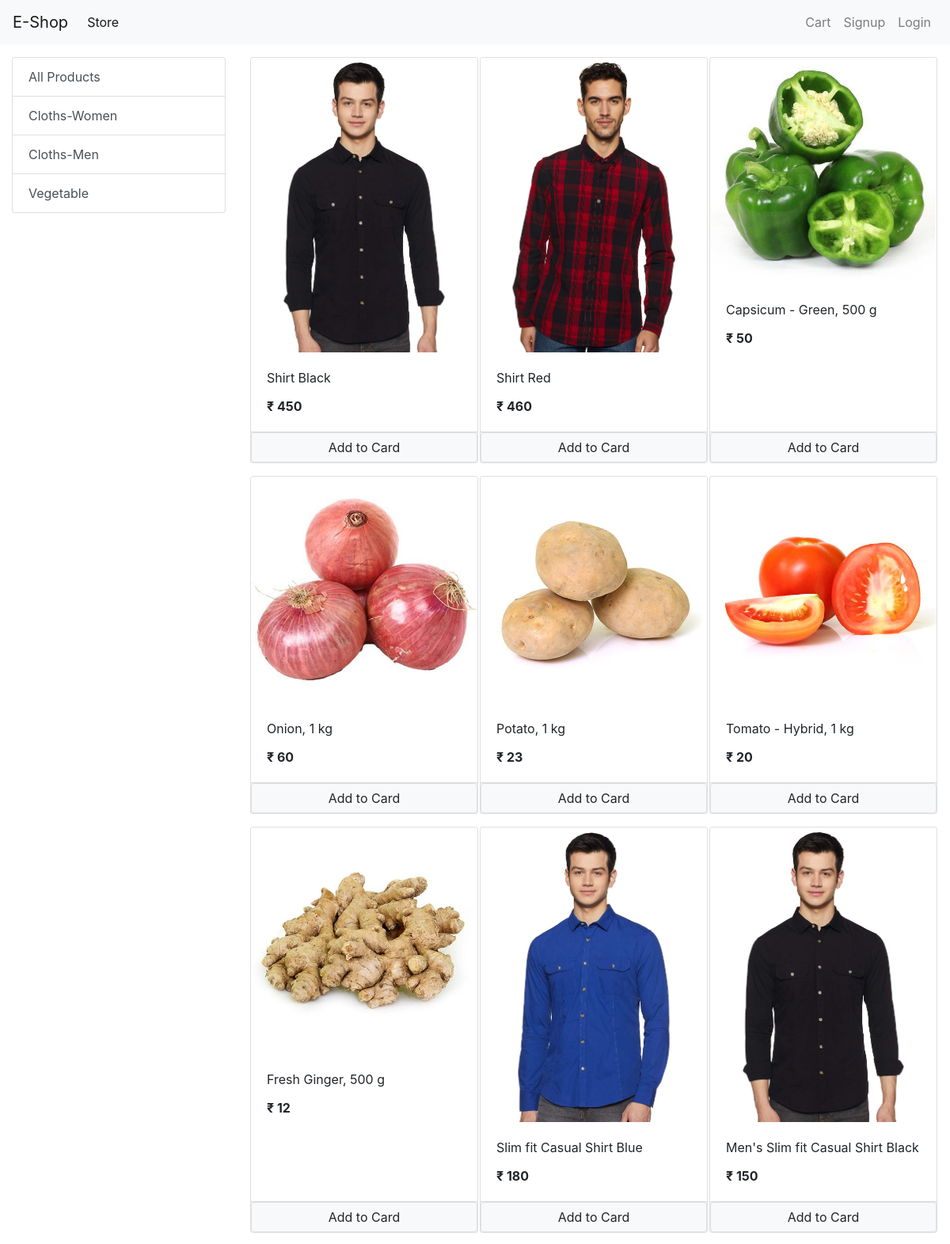
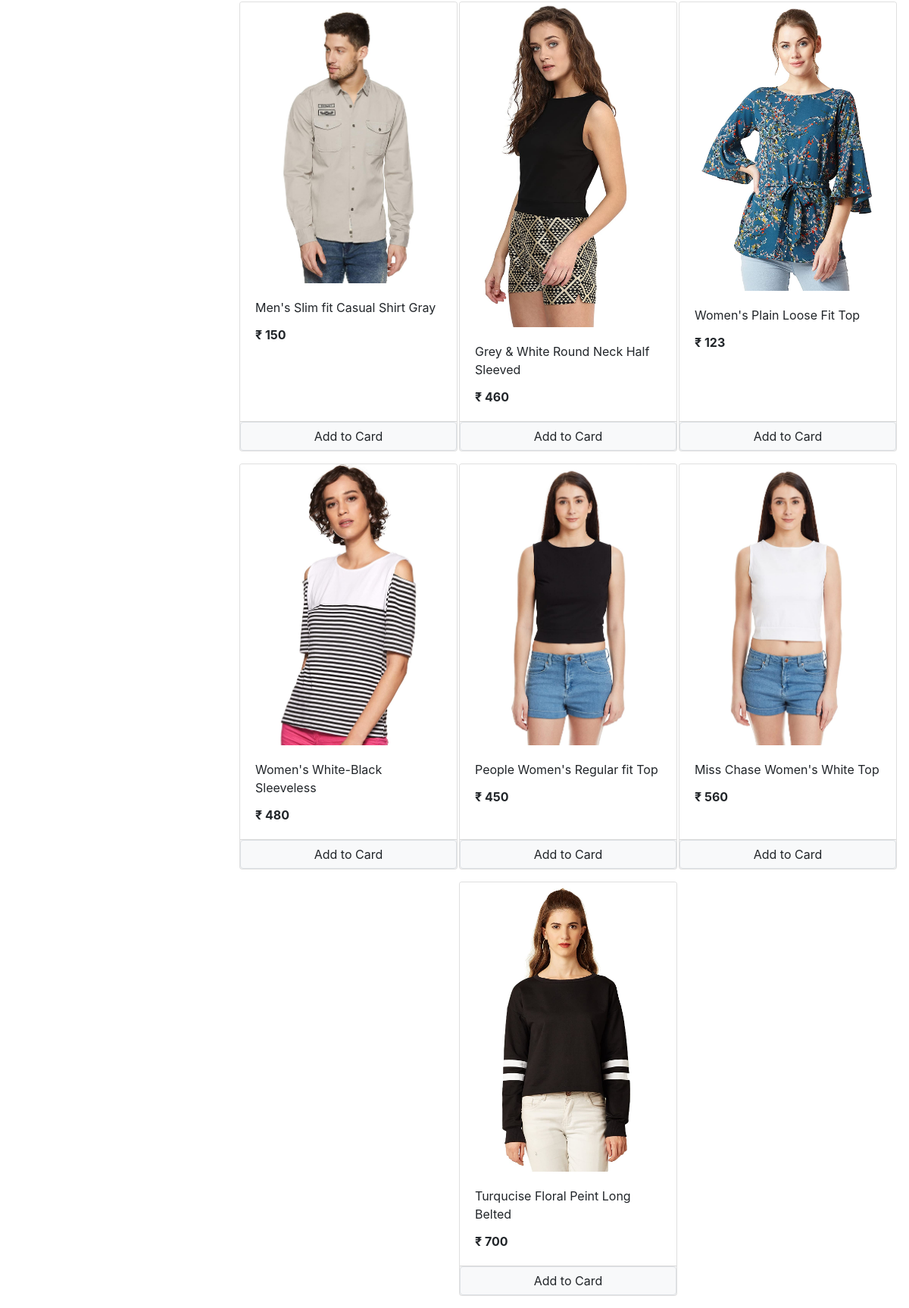
The page / on the database its author committed (2 pictures, top to bottom).
### store/models/category.py (models this page shows, shortened)
class Category(models.Model):
    name = models.CharField(max_length=20)
    @staticmethod
    def get_all_categories():
        return Category.objects.all()

### store/models/product.py (models this page shows, shortened)
class Product(models.Model):
    name = models.CharField(max_length=50)
    price = models.IntegerField(default=50)
    category = models.ForeignKey(Category, on_delete=models.CASCADE, default=1)
    description = models.CharField(max_length=200, default='', null=True, blank=True)
    image = models.ImageField(upload_to='uploads/products/')
    @staticmethod
    def get_all_products():
        return Product.objects.all()

### store/views/home.py (the view, shortened to what this page needs)
# urls.py: path('', Index.as_view(), name='homepage'),
class Index(View):
    def get(self, request):
        cart = request.session.get('cart')
        if not cart:
            request.session['cart'] = {}
        products = None
        categories = Category.get_all_categories()
        categoryID = request.GET.get('category')
        if categoryID:
            products = Product.get_all_products_by_categoryid(categoryID)
        else:
            products = Product.get_all_products()
        data = {}
        data['products'] = products
        data['categories'] = categories
        return render(request, 'index.html', data)

### store/templatetags/cart.py (called while the page is built)
@register.filter(name='is_in_cart')
def is_in_cart(product, cart):
    keys = cart.keys()
    for id in keys:
        if int(id) == product.id:
            return True
    return False

### store/templatetags/custom_filter.py (called while the page is built)
@register.filter(name='currency')
def currency(number):
    return "₹ "+str(number)

### store/templates/index.html (shortened to what this page needs)
{% extends 'base.html' %}
{% block content %}
{% load cart %}
{% load custom_filter %}
<div class="container-fluid mt-3">
  <div class="row">
    <div class="col-lg-3 max-auto">
      <div class="list-group">
        <a href="/" class="list-group-item list-group-item-action  "> All Products</a>
        {% for category in categories %}
        <a href="/?category={{category.id}}" class="list-group-item list-group-item-action  ">{{category.name}}</a>
        {% endfor %}
      </div>
    </div>
    <div id="products" class="col-lg-9 mx-auto">
      <div class="row mx-auto">
        {% for product in products %}
        <div class="card mx-auto mb-3" id={{product.id}} style="width: 18rem;">
          <img src="{{product.image.url}}" class="card-img-top" alt="Card image cap">
          <div class="card-body">
            <p class="card-title">{{product.name}}</p>
            <p class="card-text"><b>{{product.price|currency}}</b></p>
          </div>
          <div class="card-footer p-0 nu-gutters">
            {% if product|is_in_cart:request.session.cart %}
            <div class="row  nu-gutters">
              <form action="/#{{product.id}}" method="post" class="col-2">
                {% csrf_token %}
                <input hidden type="text" name="product" value="{{product.id}}">
                <input hidden type="text" name="remove" value="True">
                <input type="submit" value=" - " class="btn btn-block btn-secondary">
              </form>
              <div class="text-center col">{{product|cart_quantity:request.session.cart}} in cart</div>
              <form action="/#{{product.id}}" method="post" class="col-2">
                {% csrf_token %}
                <input hidden type="text" name="product" value="{{product.id}}">
                <input type="submit" value=" + " class="btn btn-block btn-secondary">
              </form>
            </div>
            {% else %}
            <form action="/#{{product.id}}" method="POST" class="btn-block">
              <input type="submit" class="float-right btn btn-light border form-control" value="Add to Card">
            </form>
            {% endif %}
          </div>
        </div>
        {% endfor %}
      </div>
    </div>
  </div>
</div>
{% endblock %}

### store/templates/base.html (shortened to what this page needs)
<!doctype html>
<html lang="en">
<head>
  <link rel="stylesheet" href="https://maxcdn.bootstrapcdn.com/bootstrap/4.0.0/css/bootstrap.min.css"
>
</head>
<body>
  <nav class="navbar navbar-expand-lg navbar-light bg-light">
    <a class="navbar-brand" href="/">E-Shop</a>
    <div class="collapse navbar-collapse" id="navbarSupportedContent">
      <ul class="navbar-nav mr-auto">
        <li class="nav-item active">
          <a class="nav-link" href="#">Store <span class="sr-only">(current)</span></a>
        </li>
      </ul>
      <ul class="navbar-nav my-2 my-lg-0">
        {% if request.session.customer %}
        <li class="nav-item  ">
          <a class="nav-link" href="/orders/">Orders <span class="sr-only">(current)</span></a>
        </li>
        <li class="nav-item  ">
          <a class="nav-link" href="/logout/">Logout <span class="sr-only">(current)</span></a>
        </li>
        {% else %}
        <li class="nav-item  ">
          <a class="nav-link" href="/cart/">Cart <span class="sr-only">(current)</span></a>
        </li>
        <li class="nav-item  ">
          <a class="nav-link" href="/signup/">Signup <span class="sr-only">(current)</span></a>
        </li>
        <li class="nav-item  ">
          <a class="nav-link" href="/login/">Login <span class="sr-only">(current)</span></a>
        </li>
        {% endif %}
      </ul>
    </div>
  </nav>
  {% block content %}{% endblock %}
</body>
</html>

### rows shown on the page
Category: name "Cloths-Women"
Category: name "Cloths-Men"
Category: name "Vegetable"
Product: {{ product.id }} 1 (drawn), image (picture), name "Shirt Black", price "₹ 450"
Product: image (picture), name "Shirt Red", price "₹ 460"
Product: image (picture), name "Capsicum - Green, 500 g", price "₹ 50"
Product: image (picture), name "Onion, 1 kg", price "₹ 60"
Product: image (picture), name "Potato, 1 kg", price "₹ 23"
Product: image (picture), name "Tomato - Hybrid, 1 kg", price "₹ 20"
Product: image (picture), name "Fresh Ginger, 500 g", price "₹ 12"
Product: image (picture), name "Slim fit Casual Shirt Blue", price "₹ 180"
Product: image (picture), name "Men's Slim fit Casual Shirt Black", price "₹ 150"
Product: image (picture), name "Men's Slim fit Casual Shirt Gray", price "₹ 150"
Product: image (picture), name "Grey & White Round Neck Half Sleeved", price "₹ 460"
Product: image (picture), name "Women's Plain Loose Fit Top", price "₹ 123"
Product: image (picture), name "Women's White-Black Sleeveless", price "₹ 480"
Product: image (picture), name "People Women's Regular fit Top", price "₹ 450"
Product: image (picture), name "Miss Chase Women's White Top", price "₹ 560"
Product: image (picture), name "Turqucise Floral Peint Long Belted", price "₹ 700"
